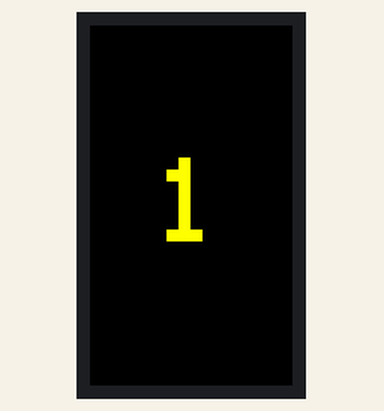
Simulated run of this sketch. Board: ESP32-S3. On the bench: 135×240 colour display. What the sketch prints to the serial monitor is not drawn.

Above: at 0.2 s.
At 4.4 s:
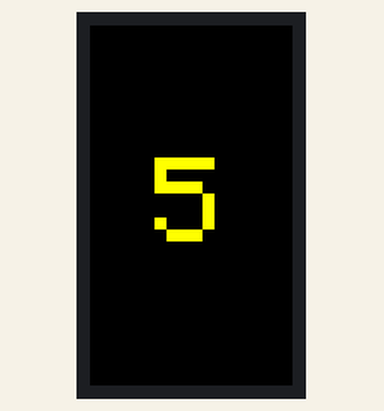
At 9.6 s:
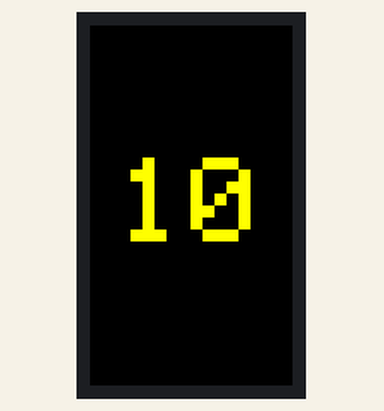
At 18.9 s:
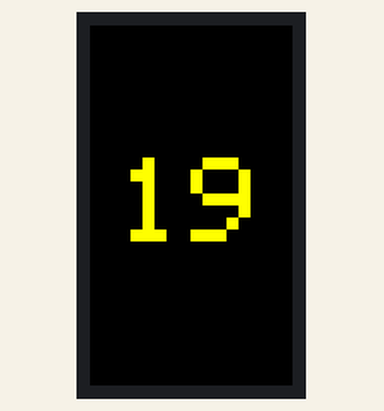
At 28.3 s:
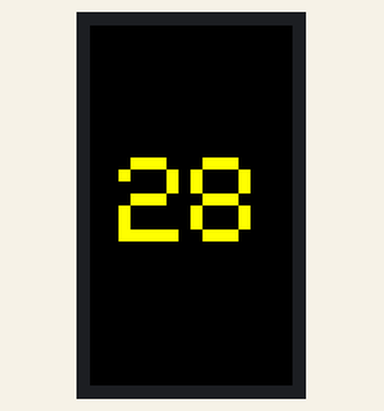
At 38.7 s:
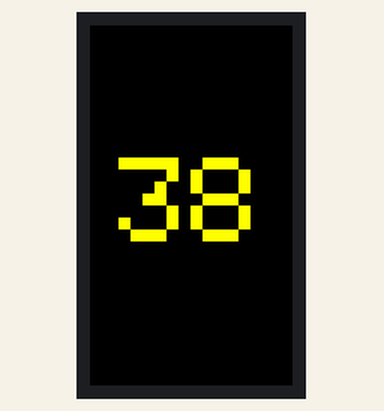

The sketch:

card_IncremenalCounterFINAL.ino
```cpp
/**
 * @file myCounter.ino
 * @author MDS
 * @brief M5Cardputer Display Test
 * @version 0.1
 * @date 2024-09-29
 *
 *
 * @Hardwares: M5Cardputer
 * @Platform Version: Arduino M5Stack Board Manager v2.0.7
 * @Dependent Library:
 * M5GFX: https://github.com/m5stack/M5GFX
 * M5Unified: https://github.com/m5stack/M5Unified
 */

#include "M5Cardputer.h"
#include "M5GFX.h"

M5Canvas canvas(&M5Cardputer.Display);
String data = "> ";

int xValue = 1;  // Initialize xValue to 1

void setup() {
  auto cfg = M5.config();
  M5Cardputer.begin(cfg, true);
  M5Cardputer.Display.setRotation(1);
  M5Cardputer.Display.setTextSize(8);
  M5Cardputer.Display.fillScreen(TFT_BLACK);  // Clear the display with a black screen
  M5Cardputer.Display.setTextColor(TFT_YELLOW, TFT_BLACK);  // Set text color to white on black background
  M5Cardputer.Display.setTextDatum(MC_DATUM);  // Align the text to the center
  Serial.begin(9600);  // Start the Serial Monitor for debugging
}

void loop() {
  // Print the current xValue on the display
  M5Cardputer.Display.drawString(String(xValue, DEC),
                                 M5Cardputer.Display.width() / 2,
                                 M5Cardputer.Display.height() / 2);

  Serial.print("xValue: ");
  Serial.println(xValue);  // Optionally print the value to the Serial Monitor as well

  xValue++;  // Increment xValue by 1

  delay(1000);  // Wait for 1 second (1000 milliseconds)

  // Optionally clear the screen for the next value to avoid overlapping numbers
  M5Cardputer.Display.fillScreen(TFT_BLACK);
}
```

Measured:
- what the display in image 1 shows lasts 1.1 s, from 4.3 s to 5.4 s
